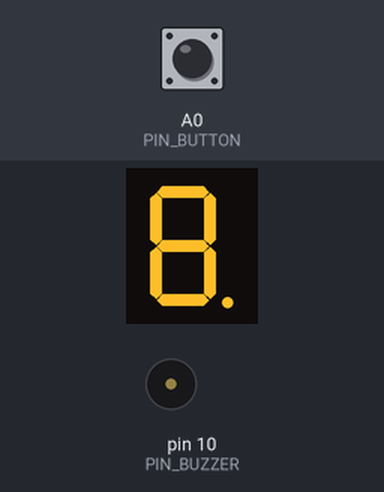
This sketch was run on a simulated Arduino Uno, built with avr-gcc and run on an emulated ATmega328P. Parts: 1-digit seven-segment display, buzzer (waves = sounding). Wiring (inferred from the names in the program): 1-digit 7-segment display, segments lit when HIGH: segments pin 7, pin 8, pin 2, pin 3, pin 4, pin 6, pin 5, pin 3. The test bench sets the inputs (shaded band); at power-on: A0 (PIN_BUTTON) HIGH. Random numbers use the default seed unless the sketch sets one; the segment pins are drawn as the display they are named for.

Above: at 0.1 s.
2.3 s: A0 (PIN_BUTTON) pulled LOW for 0.15 s
At 3.55 s:
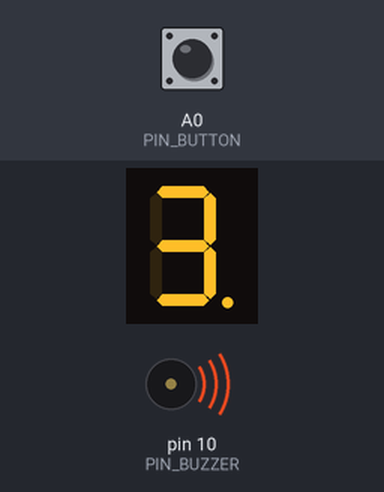
At 4.8 s:
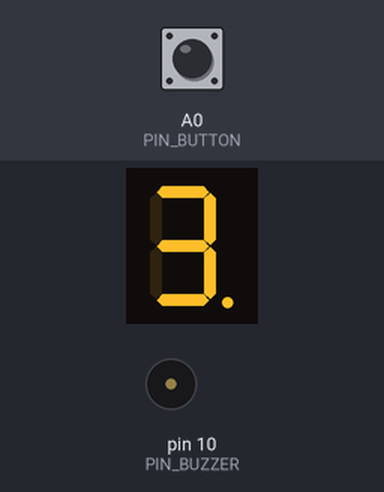
Timing chart, 0 to 6.3 s (numbered marks = the images above; inputs shaded):
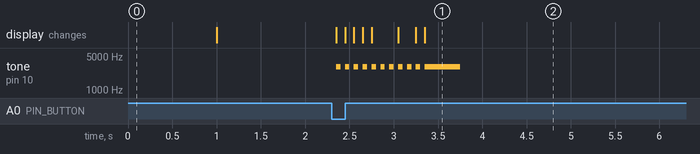

Measured:
- after the input at 2.3 s, tone on pin 10 (PIN_BUZZER): goes 10 × (3000 Hz 0.05 s, silent 0.05 s), 3000 Hz 0.40 s, then silent, starting after 0.05 s; the display: changes after 0.05 s (image 1)

The sketch:

digital_dice.ino
```cpp
#define aPin 7
#define bPin 8
#define cPin 2
#define dPin 3
#define ePin 4
#define fPin 6
#define gPin 5


#define PIN_BUTTON A0
#define PIN_BUZZER 10

const byte PIN_CHAOS = A5;
const unsigned int BEEP_FREQUENCY = 3000;
const int DEBOUNCE_DELAY = 50;


#define COMMON_CATHODE true

int On, Off;
bool rolling = false;

void setup() {
  randomSeed(analogRead(PIN_CHAOS));

  pinMode(aPin, OUTPUT);
  pinMode(bPin, OUTPUT);
  pinMode(cPin, OUTPUT);
  pinMode(dPin, OUTPUT);
  pinMode(ePin, OUTPUT);
  pinMode(fPin, OUTPUT);
  pinMode(gPin, OUTPUT);

  pinMode(PIN_BUTTON, INPUT_PULLUP);
  pinMode(PIN_BUZZER, OUTPUT);


  if (COMMON_CATHODE) {
    On = 1; Off = 0;
  } else {
    On = 0; Off = 1;
  }

  testSegments();
}

void loop() {
  static bool buttonPressed = false;

  if (digitalRead(PIN_BUTTON) == LOW) {
    delay(DEBOUNCE_DELAY);

    if (!buttonPressed) {
      buttonPressed = true;
      rolling = true;
      rollTheDice();
    }
  } else {
    buttonPressed = false;
  }
}


void rollTheDice() {
  if (rolling) {

    for (int i = 0; i < 10; i++) {
      showNumber(random(1, 7));
      tone(PIN_BUZZER, BEEP_FREQUENCY, 50);
      delay(100);
    }


    int finalNumber = random(1, 7);
    showNumber(finalNumber);
    tone(PIN_BUZZER, BEEP_FREQUENCY, 400);

    rolling = false;
  }
}


void showNumber(int x) {
   switch (x) {
    case 1: one(); break;
    case 2: two(); break;
    case 3: three(); break;
    case 4: four(); break;
    case 5: five(); break;
    case 6: six(); break;
  }
}


void testSegments() {
  digitalWrite(aPin, On);
  digitalWrite(bPin, On);
  digitalWrite(cPin, On);
  digitalWrite(dPin, On);
  digitalWrite(ePin, On);
  digitalWrite(fPin, On);
  digitalWrite(gPin, On);
  delay(1000);
  digitalWrite(aPin, Off);
  digitalWrite(bPin, Off);
  digitalWrite(cPin, Off);
  digitalWrite(dPin, Off);
  digitalWrite(ePin, Off);
  digitalWrite(fPin, Off);
  digitalWrite(gPin, Off);
}


void one() { digitalWrite(aPin, Off); digitalWrite(bPin, On); digitalWrite(cPin, On); digitalWrite(dPin, Off);
            digitalWrite(ePin, Off); digitalWrite(fPin, Off); digitalWrite(gPin, Off); }

void two() { digitalWrite(aPin, On); digitalWrite(bPin, On); digitalWrite(cPin, Off); digitalWrite(dPin, On);
            digitalWrite(ePin, On); digitalWrite(fPin, Off); digitalWrite(gPin, On); }

void three() { digitalWrite(aPin, On); digitalWrite(bPin, On); digitalWrite(cPin, On); digitalWrite(dPin, On);
              digitalWrite(ePin, Off); digitalWrite(fPin, Off); digitalWrite(gPin, On); }

void four() { digitalWrite(aPin, Off); digitalWrite(bPin, On); digitalWrite(cPin, On); digitalWrite(dPin, Off);
             digitalWrite(ePin, Off); digitalWrite(fPin, On); digitalWrite(gPin, On); }

void five() { digitalWrite(aPin, On); digitalWrite(bPin, Off); digitalWrite(cPin, On); digitalWrite(dPin, On);
             digitalWrite(ePin, Off); digitalWrite(fPin, On); digitalWrite(gPin, On); }

void six() { digitalWrite(aPin, On); digitalWrite(bPin, Off); digitalWrite(cPin, On); digitalWrite(dPin, On);
            digitalWrite(ePin, On); digitalWrite(fPin, On); digitalWrite(gPin, On); }
```
